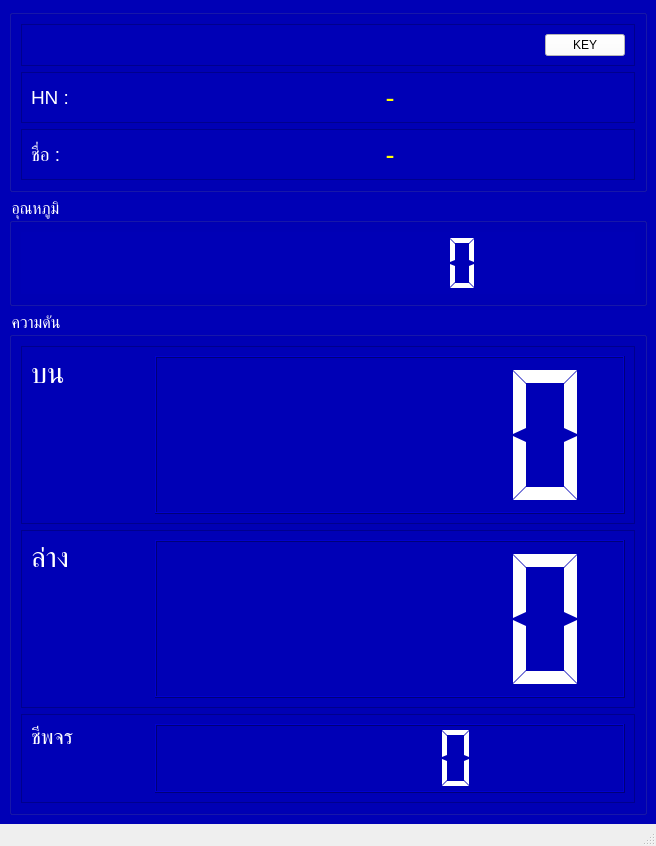
<?xml version="1.0" encoding="UTF-8"?>
<ui version="4.0">
 <class>MainWindow</class>
 <widget class="QMainWindow" name="MainWindow">
  <property name="geometry">
   <rect>
    <x>0</x>
    <y>0</y>
    <width>656</width>
    <height>846</height>
   </rect>
  </property>
  <property name="windowTitle">
   <string>BP-II</string>
  </property>
  <property name="styleSheet">
   <string notr="true"/>
  </property>
  <widget class="QWidget" name="centralwidget">
   <property name="styleSheet">
    <string notr="true">background-color:rgb(0, 0, 182)</string>
   </property>
   <layout class="QVBoxLayout" name="verticalLayout" stretch="15,15,70">
    <item>
     <widget class="QGroupBox" name="groupBox">
      <property name="title">
       <string/>
      </property>
      <layout class="QVBoxLayout" name="verticalLayout_2">
       <item>
        <widget class="QFrame" name="frame">
         <property name="frameShape">
          <enum>QFrame::StyledPanel</enum>
         </property>
         <property name="frameShadow">
          <enum>QFrame::Raised</enum>
         </property>
         <layout class="QHBoxLayout" name="horizontalLayout">
          <item>
           <widget class="QLineEdit" name="txtId">
            <property name="styleSheet">
             <string notr="true">border:0;
color:white;</string>
            </property>
           </widget>
          </item>
          <item>
           <widget class="QLineEdit" name="txtDummy">
            <property name="styleSheet">
             <string notr="true">border:0;
color:white;</string>
            </property>
           </widget>
          </item>
          <item>
           <widget class="QPushButton" name="btnKey">
            <property name="styleSheet">
             <string notr="true">background-color:white</string>
            </property>
            <property name="text">
             <string>KEY</string>
            </property>
           </widget>
          </item>
         </layout>
        </widget>
       </item>
       <item>
        <widget class="QFrame" name="frame_3">
         <property name="frameShape">
          <enum>QFrame::StyledPanel</enum>
         </property>
         <property name="frameShadow">
          <enum>QFrame::Raised</enum>
         </property>
         <layout class="QHBoxLayout" name="horizontalLayout_2" stretch="20,80">
          <item>
           <widget class="QLabel" name="label">
            <property name="font">
             <font>
              <pointsize>14</pointsize>
             </font>
            </property>
            <property name="styleSheet">
             <string notr="true">color:white</string>
            </property>
            <property name="text">
             <string>HN :</string>
            </property>
           </widget>
          </item>
          <item>
           <widget class="QLabel" name="lbHn">
            <property name="font">
             <font>
              <pointsize>20</pointsize>
             </font>
            </property>
            <property name="styleSheet">
             <string notr="true">color:yellow</string>
            </property>
            <property name="text">
             <string>-</string>
            </property>
            <property name="alignment">
             <set>Qt::AlignCenter</set>
            </property>
           </widget>
          </item>
         </layout>
        </widget>
       </item>
       <item>
        <widget class="QFrame" name="frame_2">
         <property name="frameShape">
          <enum>QFrame::StyledPanel</enum>
         </property>
         <property name="frameShadow">
          <enum>QFrame::Raised</enum>
         </property>
         <layout class="QHBoxLayout" name="horizontalLayout_3" stretch="20,80">
          <item>
           <widget class="QLabel" name="label_2">
            <property name="font">
             <font>
              <pointsize>14</pointsize>
             </font>
            </property>
            <property name="styleSheet">
             <string notr="true">color:white</string>
            </property>
            <property name="text">
             <string>ชื่อ :</string>
            </property>
           </widget>
          </item>
          <item>
           <widget class="QLabel" name="lbFullname">
            <property name="font">
             <font>
              <pointsize>20</pointsize>
             </font>
            </property>
            <property name="styleSheet">
             <string notr="true">color:yellow</string>
            </property>
            <property name="text">
             <string>-</string>
            </property>
            <property name="alignment">
             <set>Qt::AlignCenter</set>
            </property>
           </widget>
          </item>
         </layout>
        </widget>
       </item>
      </layout>
     </widget>
    </item>
    <item>
     <widget class="QGroupBox" name="groupBox_2">
      <property name="font">
       <font>
        <pointsize>12</pointsize>
       </font>
      </property>
      <property name="styleSheet">
       <string notr="true">color:white</string>
      </property>
      <property name="title">
       <string>อุณหภูมิ</string>
      </property>
      <layout class="QHBoxLayout" name="horizontalLayout_4" stretch="90">
       <item>
        <widget class="QLCDNumber" name="lcdTp">
         <property name="font">
          <font>
           <pointsize>14</pointsize>
          </font>
         </property>
         <property name="frameShape">
          <enum>QFrame::Box</enum>
         </property>
         <property name="lineWidth">
          <number>0</number>
         </property>
         <property name="digitCount">
          <number>10</number>
         </property>
         <property name="segmentStyle">
          <enum>QLCDNumber::Flat</enum>
         </property>
        </widget>
       </item>
      </layout>
     </widget>
    </item>
    <item>
     <widget class="QGroupBox" name="groupBox_3">
      <property name="font">
       <font>
        <pointsize>12</pointsize>
       </font>
      </property>
      <property name="styleSheet">
       <string notr="true">color:white</string>
      </property>
      <property name="title">
       <string>ความดัน</string>
      </property>
      <layout class="QVBoxLayout" name="verticalLayout_3" stretch="40,40,20">
       <item>
        <widget class="QFrame" name="frame_4">
         <property name="font">
          <font>
           <pointsize>36</pointsize>
          </font>
         </property>
         <property name="frameShape">
          <enum>QFrame::StyledPanel</enum>
         </property>
         <property name="frameShadow">
          <enum>QFrame::Raised</enum>
         </property>
         <layout class="QHBoxLayout" name="horizontalLayout_5" stretch="20,80">
          <item alignment="Qt::AlignTop">
           <widget class="QLabel" name="label_3">
            <property name="font">
             <font>
              <pointsize>22</pointsize>
             </font>
            </property>
            <property name="text">
             <string>บน</string>
            </property>
           </widget>
          </item>
          <item>
           <widget class="QLCDNumber" name="lcdBps">
            <property name="styleSheet">
             <string notr="true"/>
            </property>
            <property name="segmentStyle">
             <enum>QLCDNumber::Flat</enum>
            </property>
           </widget>
          </item>
         </layout>
        </widget>
       </item>
       <item>
        <widget class="QFrame" name="frame_5">
         <property name="frameShape">
          <enum>QFrame::StyledPanel</enum>
         </property>
         <property name="frameShadow">
          <enum>QFrame::Raised</enum>
         </property>
         <layout class="QHBoxLayout" name="horizontalLayout_6" stretch="20,80">
          <item alignment="Qt::AlignTop">
           <widget class="QLabel" name="label_4">
            <property name="font">
             <font>
              <pointsize>22</pointsize>
             </font>
            </property>
            <property name="text">
             <string>ล่าง</string>
            </property>
           </widget>
          </item>
          <item>
           <widget class="QLCDNumber" name="lcdBpd">
            <property name="segmentStyle">
             <enum>QLCDNumber::Flat</enum>
            </property>
           </widget>
          </item>
         </layout>
        </widget>
       </item>
       <item>
        <widget class="QFrame" name="frame_6">
         <property name="frameShape">
          <enum>QFrame::StyledPanel</enum>
         </property>
         <property name="frameShadow">
          <enum>QFrame::Raised</enum>
         </property>
         <layout class="QHBoxLayout" name="horizontalLayout_7" stretch="20,80">
          <item alignment="Qt::AlignTop">
           <widget class="QLabel" name="label_5">
            <property name="font">
             <font>
              <pointsize>16</pointsize>
             </font>
            </property>
            <property name="text">
             <string>ชีพจร</string>
            </property>
           </widget>
          </item>
          <item>
           <widget class="QLCDNumber" name="lcdPulse">
            <property name="segmentStyle">
             <enum>QLCDNumber::Flat</enum>
            </property>
           </widget>
          </item>
         </layout>
        </widget>
       </item>
      </layout>
     </widget>
    </item>
   </layout>
  </widget>
  <widget class="QStatusBar" name="statusbar"/>
 </widget>
 <resources/>
 <connections/>
</ui>
